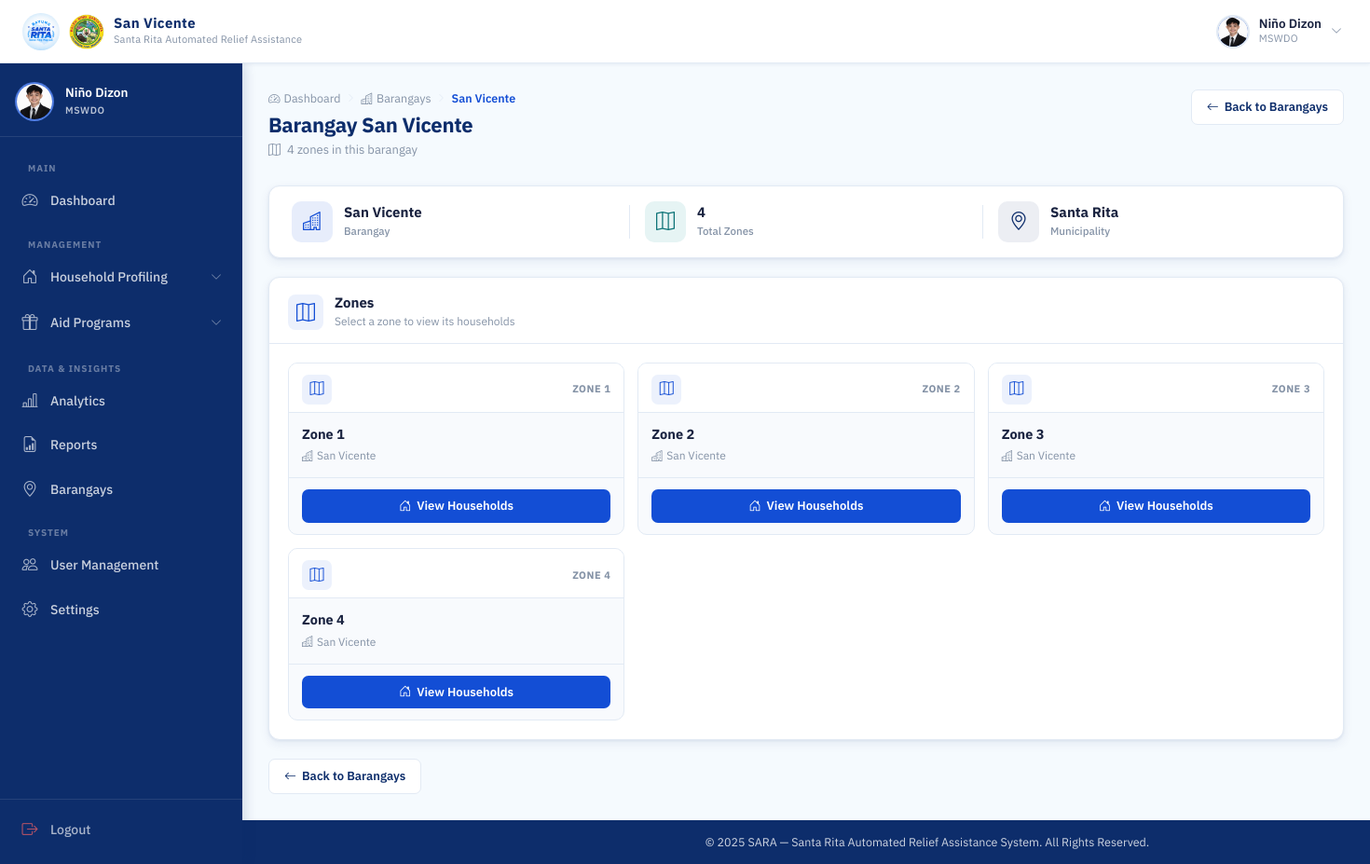
Before: /mswdo/barangays/4/zones/ (signed in) with the older database file.
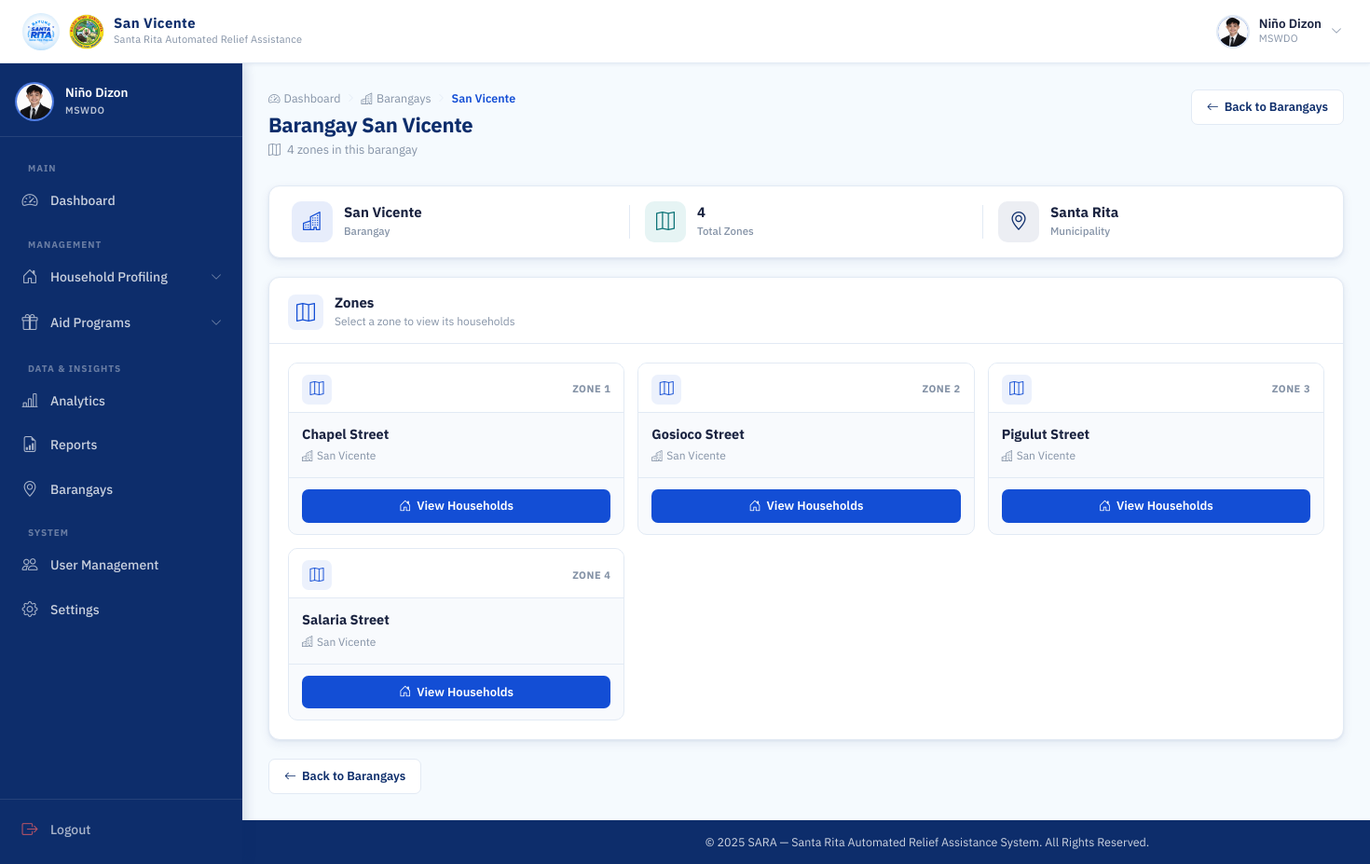
After: the same page with the newer database file.
### households/models.py (models this page shows, shortened)
class Zone(models.Model):
    barangay = models.ForeignKey(Barangay, on_delete=models.CASCADE, related_name='zones')
    name = models.CharField(max_length=50)

### accounts/models.py (models this page shows, shortened)
class Barangay(models.Model):
    name = models.CharField(max_length=100, unique=True)

### households/views.py (the view)
# urls.py: path('mswdo/barangays/<int:barangay_id>/zones/', views.barangay_zones, name='barangay_zones'),
@login_required
@session_protected
@mswdo_or_staff_required
def barangay_zones(request, barangay_id):
    barangay = get_object_or_404(Barangay, id=barangay_id)
    zones = Zone.objects.filter(barangay=barangay).order_by('name')
    return render(request, 'households/barangay_zones.html', {
        'barangay': barangay,
        'zones': zones,
    })

### accounts/context_processors.py (called while the page is built)
def auth_required(request):
    return {
        'requires_auth': request.user.is_authenticated
    }

### households/templates/households/barangay_zones.html (shortened to what this page needs)
{% extends 'base.html' %}
{% load static %}
{% block navbar_title %}{{ barangay.name }}{% endblock %}
{% block css %}
<link rel="stylesheet" href="{% static 'css/mswdo_dashboard.css' %}">
<link rel="stylesheet" href="{% static 'css/barangay_accounts.css' %}">
<link rel="stylesheet" href="{% static 'css/barangay_list.css' %}">
{% endblock %}
{% block content %}
<div class="dash-page-header">
  <div>
    <div class="page-breadcrumb">
      <a href="{% if request.user.role == 'MSWDO' %}{% url 'mswdo_dashboard' %}{% else %}{% url 'staff_dashboard' %}{% endif %}" class="breadcrumb-link">
        <i class="bi bi-speedometer2"></i> Dashboard
      </a>
      <i class="bi bi-chevron-right breadcrumb-sep"></i>
      <a href="{% url 'barangay_list' %}" class="breadcrumb-link">
        <i class="bi bi-buildings"></i> Barangays
      </a>
      <i class="bi bi-chevron-right breadcrumb-sep"></i>
      <span class="breadcrumb-current">{{ barangay.name }}</span>
    </div>
    <h1 class="dash-page-title">Barangay {{ barangay.name }}</h1>
    <p class="dash-page-sub">
      <i class="bi bi-map me-1"></i>
      {{ zones|length }} zone{{ zones|length|pluralize }} in this barangay
    </p>
  </div>
  <div class="dash-header-actions">
    <a href="{% url 'barangay_list' %}" class="btn-dash-outline">
      <i class="bi bi-arrow-left"></i> Back to Barangays
    </a>
  </div>
</div>
<div class="brgy-info-strip">
  <div class="brgy-info-item">
    <div class="brgy-info-icon">
      <i class="bi bi-buildings"></i>
    </div>
    <div>
      <span class="brgy-info-val">{{ barangay.name }}</span>
      <span class="brgy-info-label">Barangay</span>
    </div>
  </div>
  <div class="brgy-info-item">
    <div class="brgy-info-icon brgy-info-icon--teal">
      <i class="bi bi-map"></i>
    </div>
    <div>
      <span class="brgy-info-val">{{ zones|length }}</span>
      <span class="brgy-info-label">Total Zones</span>
    </div>
  </div>
  <div class="brgy-info-item">
    <div class="brgy-info-icon brgy-info-icon--navy">
      <i class="bi bi-geo-alt"></i>
    </div>
    <div>
      <span class="brgy-info-val">Santa Rita</span>
      <span class="brgy-info-label">Municipality</span>
    </div>
  </div>
</div>
<div class="dash-panel">
  <div class="dash-panel__header">
    <div class="dash-panel__header-left">
      <i class="bi bi-map dash-panel__icon"></i>
      <div>
        <h2 class="dash-panel__title">Zones</h2>
        <p class="dash-panel__sub">Select a zone to view its households</p>
      </div>
    </div>
  </div>
  <div class="dash-panel__body">
    {% if zones %}
    <div class="zone-grid">
      {% for zone in zones %}
      <div class="zone-card">
        <div class="zone-card__header">
          <div class="zone-card__icon-wrap">
            <i class="bi bi-map"></i>
          </div>
          <span class="zone-card__number">Zone {{ forloop.counter }}</span>
        </div>
        <div class="zone-card__body">
          <h3 class="zone-card__name">{{ zone.name }}</h3>
          <p class="zone-card__barangay">
            <i class="bi bi-buildings me-1"></i>{{ barangay.name }}
          </p>
        </div>
        <div class="zone-card__footer">
          <a href="{% url 'zone_households' zone.id %}" class="btn-dash-primary zone-card__btn">
            <i class="bi bi-house-door"></i> View Households
          </a>
        </div>
      </div>
      {% endfor %}
    </div>
    {% endif %}
  </div>
</div>
<div class="page-back-row">
  <a href="{% url 'barangay_list' %}" class="btn-dash-outline">
    <i class="bi bi-arrow-left"></i> Back to Barangays
  </a>
</div>
{% endblock %}

Changed rows visible on the page:
changed Zone: name "Zone 1" → "Chapel Street"
changed Zone: name "Zone 3" → "Gosioco Street"
changed Zone: name "Zone 4" → "Pigulut Street"
changed Zone: name "Zone 2" → "Salaria Street"; moves down the list
